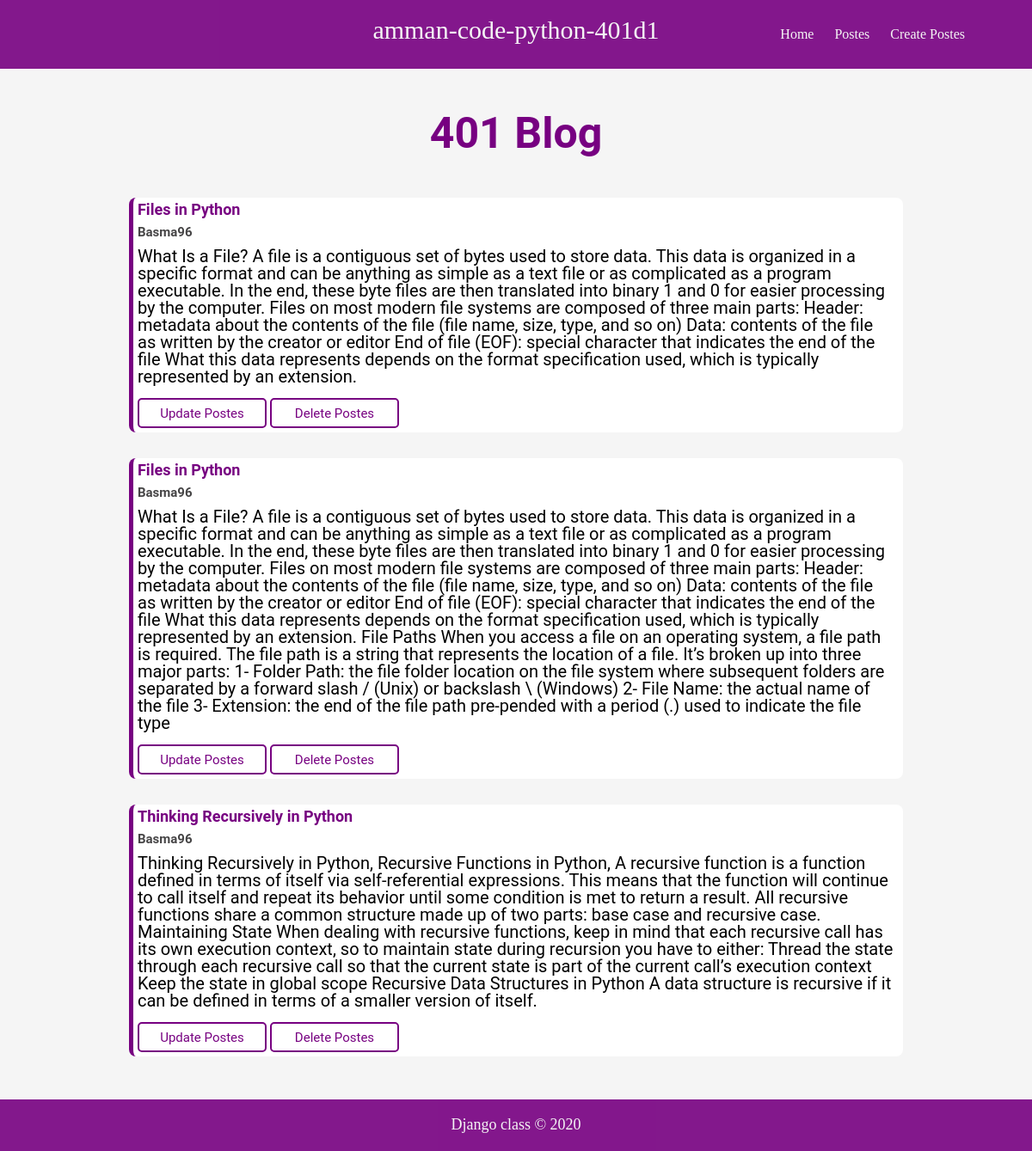
Before: /postes with the older database file.
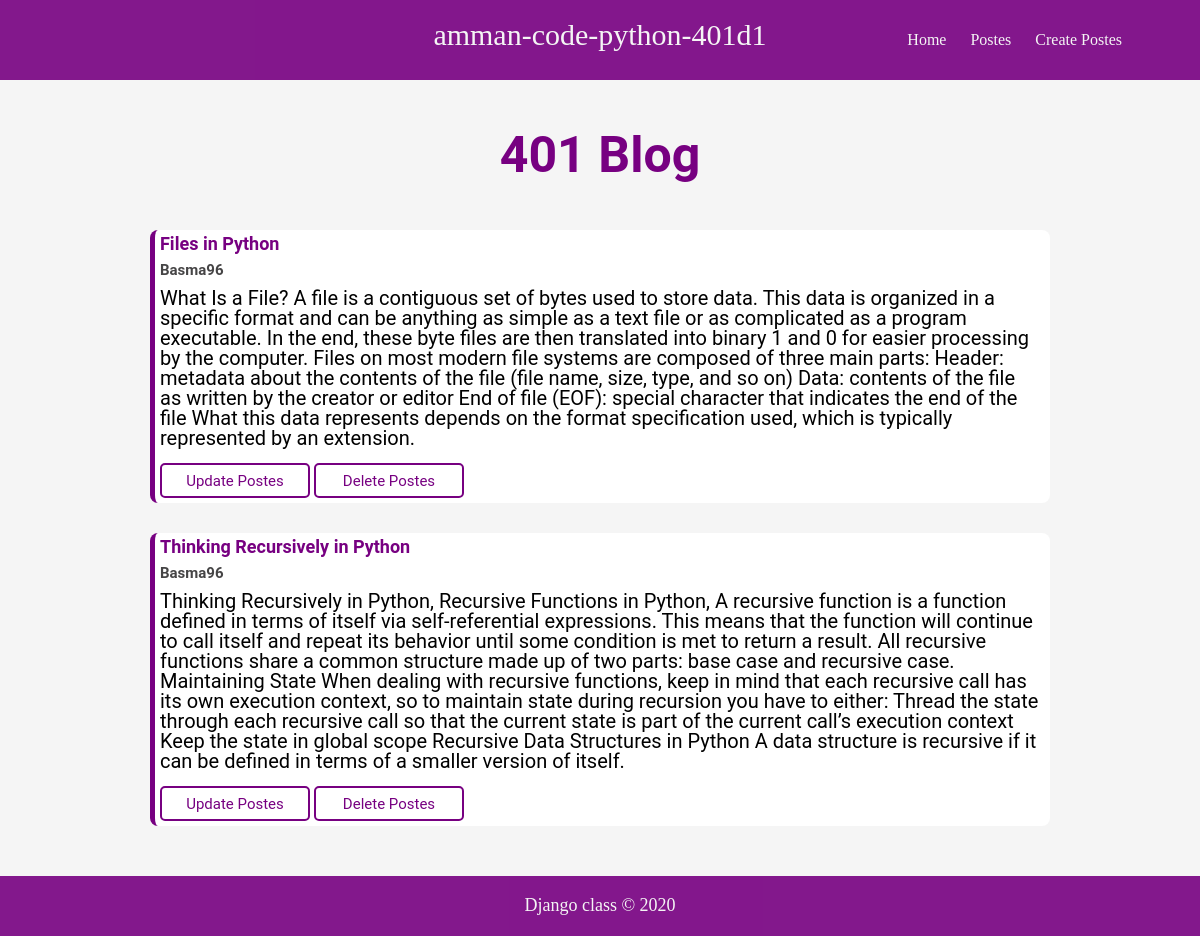
After: the same page with the newer database file.
### blog/models.py (models this page shows, shortened)
class Post(models.Model):
    title = models.CharField(max_length=64)
    author = models.ForeignKey('auth.user', on_delete=models.CASCADE)
    body = models.TextField()

### blog/views.py (the view)
# urls.py: path('postes', PostesView.as_view(), name = 'postes'),
class PostesView(ListView):
    template_name = 'postes.html'
    model = Post

### templates/postes.html
{% extends 'base.html' %}
{% block content %}
<h2>401 Blog</h2>
<section id="content">
    {% for post in object_list %}
    <div class="div">
        <h3>{{ post.title }}</h3>
        <h4>{{ post.author }}</h4>
        <p>{{ post.body }}</p>
        <div style="padding: 5px;">
            <button><a href="{% url 'post_update'  post.pk %}">Update Postes</a></button>
            <button><a href="{% url 'post_delete'  post.pk %}">Delete Postes</a></button>
        </div>
    </div>
    {% endfor %}
</section>
{% endblock content %}

### templates/base.html (shortened to what this page needs)
<!DOCTYPE html>
<html lang="en">
<head>
    {% load static %}
    <link rel="stylesheet" href="{% static 'styles/base.css' %}">
    <link rel="stylesheet" href="{% static 'styles/layout.css' %}">
    <link rel="stylesheet" href="{% static 'styles/modules.css' %}">
    <link rel="stylesheet" href="{% static 'styles/reset.css' %}">
</head>
<body>
    <header>
        <h1>amman-code-python-401d1</h1>
        <nav>
            <ul>
                <li><a href="{% url 'home' %}">Home</a></li>
                <li><a href="{% url 'postes' %}">Postes</a></li>
                <li><a href="{% url 'post_create' %}">Create Postes</a></li>
            </ul>
        </nav>
    </header>
    <main>
        {% block content %}
        {% endblock content %}
    </main>
    <footer id="footer">
        <p>Django class &copy; 2020</p>
    </footer>
</body>
</html>

### static/styles/base.css (style rules this page uses)
* { font-family: 'Roboto', sans-serif; }
body { background-color: #f5f5f5; }
header { width: 100%; height: 80px; background-color: #770081; opacity: .9; }
a { text-decoration: none; color: #770081; }
main { margin: 50px 150px; min-height: 592px; }
button { background-color: white; border: 2px solid #770081; border-radius: 5px; color: #770081; cursor: pointer; font-size: 15px; height: 35px; width: 150px; }

### static/styles/layout.css (style rules this page uses)
header h1 { color: #f5f5f5; font-size: 30px; text-align: center; padding: 20px 0; }
nav ul { float: right; margin: -38px 58px; }
nav ul li { display: inline-block; margin-right: 20px; }
nav ul li a { color: #f5f5f5; text-decoration: none; cursor: pointer; }
main h2 { color: #770081; font-size: 50px; font-weight: bolder; margin: 50px 0; text-align: center; }
#footer p { color: #f5f5f5; font-size: 18px; padding: 10px; text-align: center; }
.div h3 { color: #770081; font-size: 18px; font-weight: bolder; padding: 5px; }
.div h4 { color: #464546; font-size: 15px; font-weight: bolder; padding: 5px; }
.div p { color: #000000; font-size: 20px; font-weight: normal; padding: 5px 10px 10px 5px; }
button a { color: #770081; cursor: pointer; }

### static/styles/modules.css (style rules this page uses)
#footer { background-color: #770081; height: 50px; opacity: .9; padding: 10px 0 0 0; width: 100%; }
#content { display: block; }
.div { background-color: white; border-bottom-left-radius: 8px; border-bottom-right-radius: 8px; border-top-left-radius: 8px; border-top-right-radius: 8px; border-left: 5px solid #770081; margin-bottom: 30px; }

Changed rows visible on the page:
removed Post: title "Files in Python", author "Basma96", body "What Is a File? A file is a contiguous set of bytes used to store data. This data is organized in a specific format and can be anything as simple as a text file or as complicated as a program executable. In the end, these byte files are then translated into binary 1 and 0 for easier processing by the computer. Files on most modern file systems are composed of three main parts: Header: metadata about the contents of the file (file name, size, type, and so on) Data: contents of the file as written by the creator or editor End of file (EOF): special character that indicates the end of the file What this data represents depends on the format specification used, which is typically represented by…"
